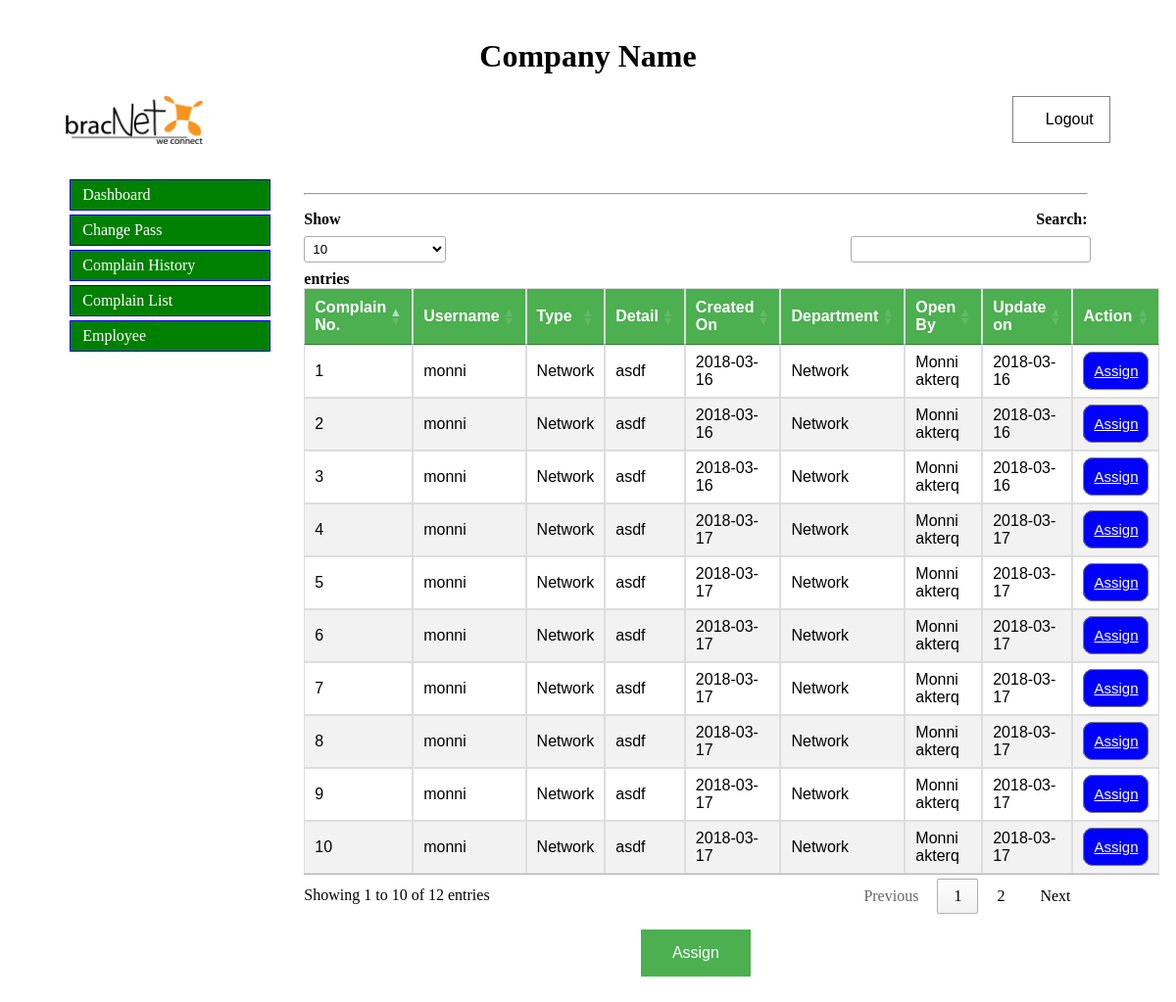
Screenshot of /admin/complainlist.php (signed in) with the database file from the repository.
### tables this page shows
CREATE TABLE `complain` (
  `id` int(11) NOT NULL,
  `complainby_userid` int(11) NOT NULL,
  `department_id` int(5) NOT NULL,
  `type` varchar(200) NOT NULL,
  `assignedto_employeeid` int(5) NOT NULL,
  `complain_date` varchar(15) NOT NULL,
  `complain_description` text NOT NULL,
  `photo` text NOT NULL,
  `solution` text NOT NULL,
  `status` int(1) NOT NULL,
  `updatetime` int(11) NOT NULL,
  `solvedtime` int(11) NOT NULL,
  `flag` int(1) NOT NULL
);

CREATE TABLE `users` (
  `id` int(11) NOT NULL,
  `full_name` varchar(50) NOT NULL,
  `username` varchar(50) NOT NULL,
  `company_name` varchar(100) NOT NULL,
  `email` varchar(50) NOT NULL,
  `contactno` varchar(50) NOT NULL,
  `address` text NOT NULL,
  `photo` text NOT NULL,
  `password` varchar(32) NOT NULL,
  `updatetime` int(11) NOT NULL,
  `flag` enum('0','1') NOT NULL
);

CREATE TABLE `dept` (
  `id` int(3) NOT NULL,
  `dept_name` varchar(100) NOT NULL,
  `flag` int(1) NOT NULL
);

### config/function.php (called while the page is built, shortened)
<?php
 function dataquery($connection,$sql){
	 $query = mysqli_query($connection,$sql);
	 if($query){
		return  $query;
	 }else{
		 return false;
	 }
 }
?>

### admin/complainlist.php (the view, shortened to what this page needs)
<?php include_once("admin_header.php");?>
	<div class="content">
		<?php include("sidebar.php");?>
		<div class="right_content">
				<p style="margin-top: 20px; ">
					<hr>
				</p>
				<table class="table" id="myTable">
					<thead>
						<tr>
							<th> Complain No.</th>
							<th> Username </th>
							<th> Type </th>
							<th> Detail </th>
							<th> Created On </th>
							<th> Department </th>
							<th> Open By </th>
							<th> Update on </th>
							<th> Action </th>
						</tr>
					</thead>
					<tbody>
					<?php
						$query = dataquery($connection,"SELECT `complain`.*,`dept`.dept_name,`dept`.dept_name,`users`.full_name,`users`.username FROM `complain`
														LEFT JOIN `dept` ON `dept`.id=`complain`.department_id
														LEFT JOIN `users` ON `users`.id=`complain`.complainby_userid
														WHERE `complain`.flag=1
														");
						if($query){
							while($row = mysqli_fetch_array($query,MYSQLI_ASSOC)){
							?>
						<tr>
							<td> <?php echo $row['id']; ?></td>
							<td> <?php echo $row['username']; ?> </td>
							<td> <?php echo $row['dept_name']; ?> </td>
							<td> <?php echo $row['complain_description']; ?> </td>
							<td> <?php echo date("Y-m-d",$row['complain_date']); ?> </td>
							<td> <?php echo $row['dept_name']; ?> </td>
							<td> <?php echo $row['full_name']; ?> </td>
							<td> <?php echo date("Y-m-d",$row['updatetime']); ?> </td>
							<td> <a href="assigncomplain.php" class="small_button"> Assign </a> </th>
						</tr>
					<?php }
						}
					?>
					</tbody>
				</table>
				<p>
					<center><form action="assigncomplainAll.php" method="POST"><input type="submit" name="submit" class="button_d" value="Assign">  </form> </center>
				</p>
		</div>
	</div>
<?php include_once("../footer.php");?>

### css/style.css (style rules this page uses)
.content { clear: both; min-height: 500px; }
.right_content { width: 75%; margin-top: 20px; margin-left: 20px; float: left; position: relative; padding: 10px; }
.small_button { height: 2px; background: blue; border: 1px solid gray; border-radius: 10px; color: white; padding: 10px; font-size: 15px; }
.table { font-family: "Trebuchet MS", Arial, Helvetica, sans-serif; border-collapse: collapse; width: 100%; }
.table td, .table th { border: 1px solid #ddd; padding: 8px; }
.table tr:nth-child(even) { background-color: #f2f2f2; }
.table th { padding-top: 12px; padding-bottom: 12px; text-align: left; background-color: #4CAF50; color: white; }
.button_d { background-color: #4CAF50; border: none; color: white; padding: 15px 32px; text-align: center; text-decoration: none; display: inline-block; font-size: 16px; }

### rows the page displays
complain: id "1", users.username "monni", dept.dept_name "Network", complain_description "asdf", complain_date "2018-03-16", users.full_name "Monni akterq", updatetime "2018-03-16"
complain: id "2", users.username "monni", dept.dept_name "Network", complain_description "asdf", complain_date "2018-03-16", users.full_name "Monni akterq", updatetime "2018-03-16"
complain: id "3", users.username "monni", dept.dept_name "Network", complain_description "asdf", complain_date "2018-03-16", users.full_name "Monni akterq", updatetime "2018-03-16"
complain: id "4", users.username "monni", dept.dept_name "Network", complain_description "asdf", complain_date "2018-03-17", users.full_name "Monni akterq", updatetime "2018-03-17"
complain: id "5", users.username "monni", dept.dept_name "Network", complain_description "asdf", complain_date "2018-03-17", users.full_name "Monni akterq", updatetime "2018-03-17"
complain: id "6", users.username "monni", dept.dept_name "Network", complain_description "asdf", complain_date "2018-03-17", users.full_name "Monni akterq", updatetime "2018-03-17"
complain: id "7", users.username "monni", dept.dept_name "Network", complain_description "asdf", complain_date "2018-03-17", users.full_name "Monni akterq", updatetime "2018-03-17"
complain: id "8", users.username "monni", dept.dept_name "Network", complain_description "asdf", complain_date "2018-03-17", users.full_name "Monni akterq", updatetime "2018-03-17"
complain: id "9", users.username "monni", dept.dept_name "Network", complain_description "asdf", complain_date "2018-03-17", users.full_name "Monni akterq", updatetime "2018-03-17"
complain: id "10", users.username "monni", dept.dept_name "Network", complain_description "asdf", complain_date "2018-03-17", users.full_name "Monni akterq", updatetime "2018-03-17"
